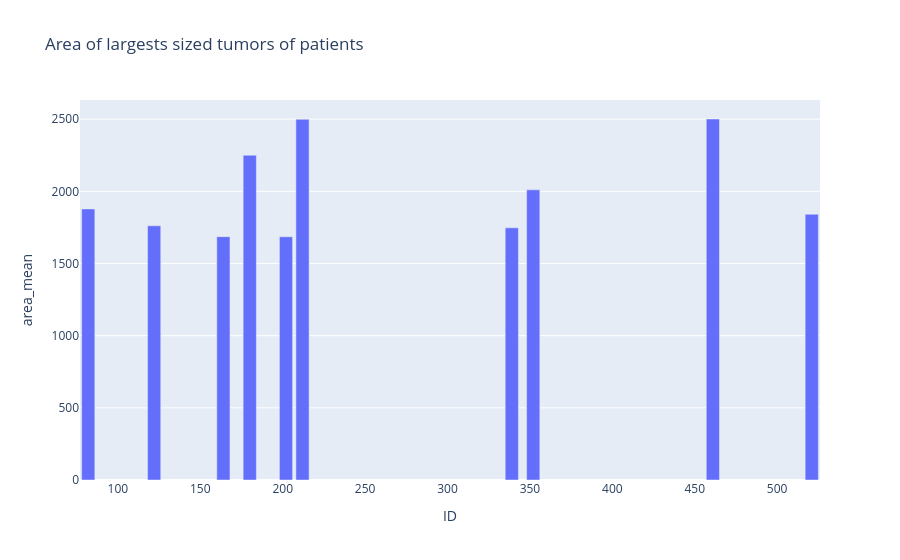

Write notebook code for a chart like this one.
### Code cell
PATIENTS = size["id"]
labels = PATIENTS.index
SIZE = size["area_mean"]
figure = px.bar(size, x= labels, y= SIZE, title = 'Area of largests sized tumors of patients')
figure.update_layout(xaxis_title = 'ID')
figure.show()

### Figure 1 — Plotly figure (JSON) as saved in the notebook; plotly's stock layout.template omitted (floating-point values rounded to 4 significant figures)
{"data": [{"hovertemplate": "x=%{x}<br>area_mean=%{y}<extra></extra>", "legendgroup": "", "marker": {"color": "#636efa", "pattern": {"shape": ""}}, "name": "", "orientation": "v", "showlegend": false, "textposition": "auto", "type": "bar", "x": [212, 461, 180, 352, 82, 521, 122, 339, 202, 164], "xaxis": "x", "y": [2499.0, 2501.0, 2250.0, 2010.0, 1878.0, 1841.0, 1761.0, 1747.0, 1685.0, 1686.0], "yaxis": "y"}], "layout": {"barmode": "relative", "legend": {"tracegroupgap": 0}, "title": {"text": "Area of largests sized tumors of patients"}, "xaxis": {"anchor": "y", "domain": [0, 1], "title": {"text": "ID"}}, "yaxis": {"anchor": "x", "domain": [0, 1], "title": {"text": "area_mean"}}}}
